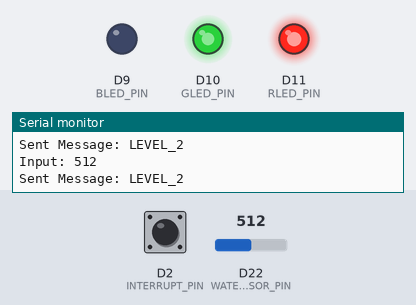
Bench run of a sketch on a simulated Arduino MKR. Parts: output pins drawn as LEDs (lit = HIGH), the last lines printed to the serial monitor. Inputs (shaded band) come from the test bench; at power-on: D2 (INTERRUPT_PIN) HIGH, D22 (WATER_SENSOR_PIN) = 512. WiFi joins after 1.5 s; servers stay silent unless stated; no radio packets arrive unless stated.

Above: at 7.7 s.
7.8 s: D2 (INTERRUPT_PIN) pulled LOW for 0.15 s
At 9.0 s:
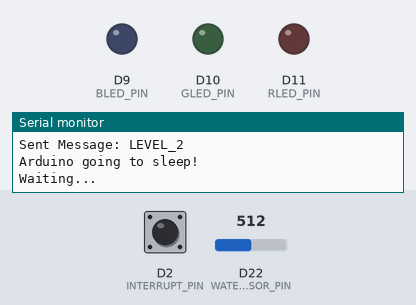
10.9 s: D22 (WATER_SENSOR_PIN) set to 484
At 11.3 s:
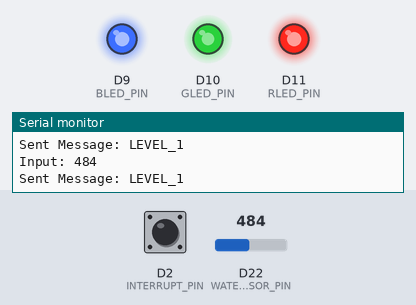
12.4 s: D22 (WATER_SENSOR_PIN) set to 550
At 13.5 s:
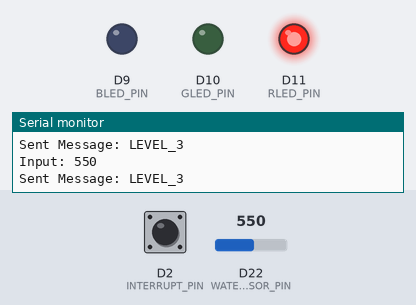
13.9 s: D22 (WATER_SENSOR_PIN) set to 532
At 14.3 s:
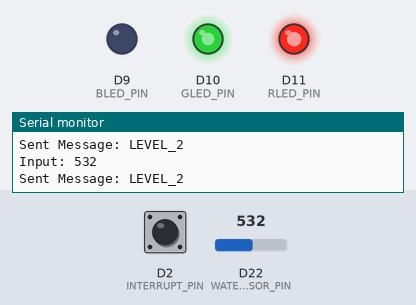
15.4 s: D22 (WATER_SENSOR_PIN) set to 490
At 16.4 s:
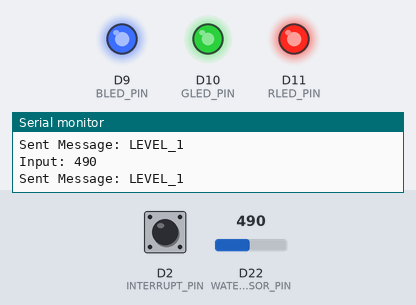
Timing chart, 0 to 17.9 s (numbered marks = the images above; inputs shaded):
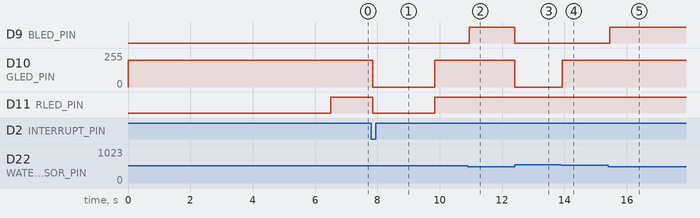

The sketch:

SinkSecurity_main.ino
```cpp
//Project Libraries
#include <WiFiNINA.h> // WiFi library
#include <RH_ASK.h> // Transmitter/Reciever library
#ifdef RH_HAVE_HARDWARE_SPI
#include <SPI.h> // Not actually used but needed to compile
#endif
#include "arduino_secrets.h"

//Constants
#define WATER_SENSOR_PIN A7
#define INTERRUPT_PIN 2
#define RLED_PIN 11
#define GLED_PIN 10
#define BLED_PIN 9
#define LEVEL_0 "LEVEL_0"
#define LEVEL_1 "LEVEL_1"
#define LEVEL_2 "LEVEL_2"
#define LEVEL_3 "LEVEL_3"

//Variable Objects
char *current_level = LEVEL_0;
char ssid[] = SECRET_SSID; // network SSID
char pass[] = SECRET_PASS; // network password

RH_ASK driver;
int status = WL_IDLE_STATUS;
WiFiServer server(80);

void setup() {
  //Serial Debugging Setup
  Serial.begin(9600);

  //PinMode initialisation
  pinMode(WATER_SENSOR_PIN, INPUT);
  pinMode(INTERRUPT_PIN, INPUT_PULLUP);
  pinMode(RLED_PIN, OUTPUT);
  pinMode(GLED_PIN, OUTPUT);
  pinMode(BLED_PIN, OUTPUT);
  setRGB(0, 200, 0); //Set Starting colour: Green

  // Check for the WiFi module:
  if (WiFi.status() == WL_NO_MODULE) {
    Serial.println("Communication with WiFi module failed!");
    while (true);
  }

  // Check if WiFi credentials are not empty:
  if(sizeof(ssid) == 0 || sizeof(pass) == 0){
    Serial.println("No WiFi Credentials Detected!");
    while (true);
  }

  // Attempt to connect to Wifi network:
  while (status != WL_CONNECTED) {
    Serial.print("Attempting to connect to SSID: ");
    Serial.println(ssid);
    status = WiFi.begin(ssid, pass);

    // Wait 5 seconds for connection:
    delay(5000);
  }

  server.begin();
  printWifiStatus();

  // Initialise Driver:
  if(!driver.init()){
    Serial.println("Driver initialisation failed!");
    while (true);
  }
}

void loop() {
  // Check for On/Off Touch sensor:
  int on_off = digitalRead(INTERRUPT_PIN);

  if(on_off == LOW){
    ArduinoSleep();
  }

  // Read the water-level sensor
  int input = analogRead(WATER_SENSOR_PIN);
  Serial.print("Input: ");
  Serial.println(input);

  //Check the ranges of the incoming input
  if (input >= 540) { //Level 3: Warning!
    setRGB(200, 0, 0); //Intense Yellow
    current_level = LEVEL_3;
    sendMessage(LEVEL_3);
  } else if (input >= 500) { //Level 2: Water Halfway
    setRGB(200, 200, 102); //Normal Yellow
    current_level = LEVEL_2;
    sendMessage(LEVEL_2);
  } else if (input >= 300) { //Level 1: Water touched Sensor
    setRGB(200, 200, 200); //Light Yello colour
    current_level = LEVEL_1;
    sendMessage(LEVEL_1);
  } else if (input >= 0) { //Level 0: No Water detected
    setRGB(0, 200, 0); //Green colour: ok
    current_level = LEVEL_0;
    sendMessage(LEVEL_0);
  }

  clientHandler(current_level);
}

void sendMessage(const char *msg) {
  Serial.print("Sent Message: ");
  Serial.println(msg);

  driver.send((uint8_t *) msg, strlen(msg));
  driver.waitPacketSent();
}

void setRGB(int r, int g, int b){
  analogWrite(RLED_PIN, r);
  analogWrite(GLED_PIN, g);
  analogWrite(BLED_PIN, b);
}

void clientHandler(char level[]){
  // listen for incoming clients
  WiFiClient client = server.available();

  if (client) {
    Serial.println("Client connected.");
    // An http request ends with a blank line
    boolean currentLineIsBlank = true;
    while (client.connected()) {
      if (client.available()) {
        char c = client.read();
        //Serial.write(c);

        // if you've gotten to the end of the line (received a newline
        // character) and the line is blank, the http request has ended,
        // so you can send a reply
        if (c == '\n' && currentLineIsBlank) {
          // Send a standard http response header
          client.println("HTTP/1.1 200 OK");
          client.println("Content-Type: text/html");
          client.println("Connection: close");  // the connection will be closed after response
          client.println("Refresh: 5");  // refresh the page automatically every 5 sec
          client.println();

          // Output the value of each analog input pin
          client.print(level);
          break;
        }

        if (c == '\n') {
          // You're starting a new line
          currentLineIsBlank = true;
        } else if (c != '\r') {
          // You've gotten a character on the current line
          currentLineIsBlank = false;
        }
      }
    }
    // Give the web browser time to receive the data
    delay(1);

    // close the connection:
    client.stop();
    Serial.println("Client disconnected.");
  }
}

void printWifiStatus() {
  // print the SSID of the network you're attached to:
  Serial.print("SSID: ");
  Serial.println(WiFi.SSID());

  // print your board's Local IP address:
  IPAddress ip_local = WiFi.localIP();
  Serial.print("Local IP Address: ");
  Serial.println(ip_local);

  // print the received signal strength:
  long rssi = WiFi.RSSI();
  Serial.print("signal strength (RSSI):");
  Serial.print(rssi);
  Serial.println(" dBm");
}

void ArduinoSleep(){
  Serial.println("Arduino going to sleep!");
  setRGB(0,0,0); //Turn off LED to show the Arduino is going to sleep

  while(digitalRead(INTERRUPT_PIN) == LOW){
    Serial.println("Waiting...");
    delay(2000);
  }

  Serial.println("Arduino waking up!");
  setRGB(0, 200, 0); // Turn on LED to show the Arduino is back up
}
```

arduino_secrets.h
```cpp
#define SECRET_SSID ""
#define SECRET_PASS ""
```

Measured:
- the behaviour switches between 500 and 499 on D22 (WATER_SENSOR_PIN) (found by bisection; images 1 and 2)
- the behaviour switches between 540 and 539 on D22 (WATER_SENSOR_PIN) (found by bisection; images 3 and 4)
- after the input at 7.8 s, D10 (GLED_PIN): 200/255 → 0/255 at once, → 200/255 2.0 s later; D11 (RLED_PIN): HIGH → LOW at once, → HIGH 2.0 s later
- after the input at 10.9 s, D9 (BLED_PIN): LOW → HIGH at once
- after the input at 12.4 s, D9 (BLED_PIN): HIGH → LOW at once; D10 (GLED_PIN): 200/255 → 0/255 at once
- after the input at 13.9 s, D10 (GLED_PIN): 0/255 → 200/255 at once
- after the input at 15.4 s, D9 (BLED_PIN): LOW → HIGH after 0.06 s
